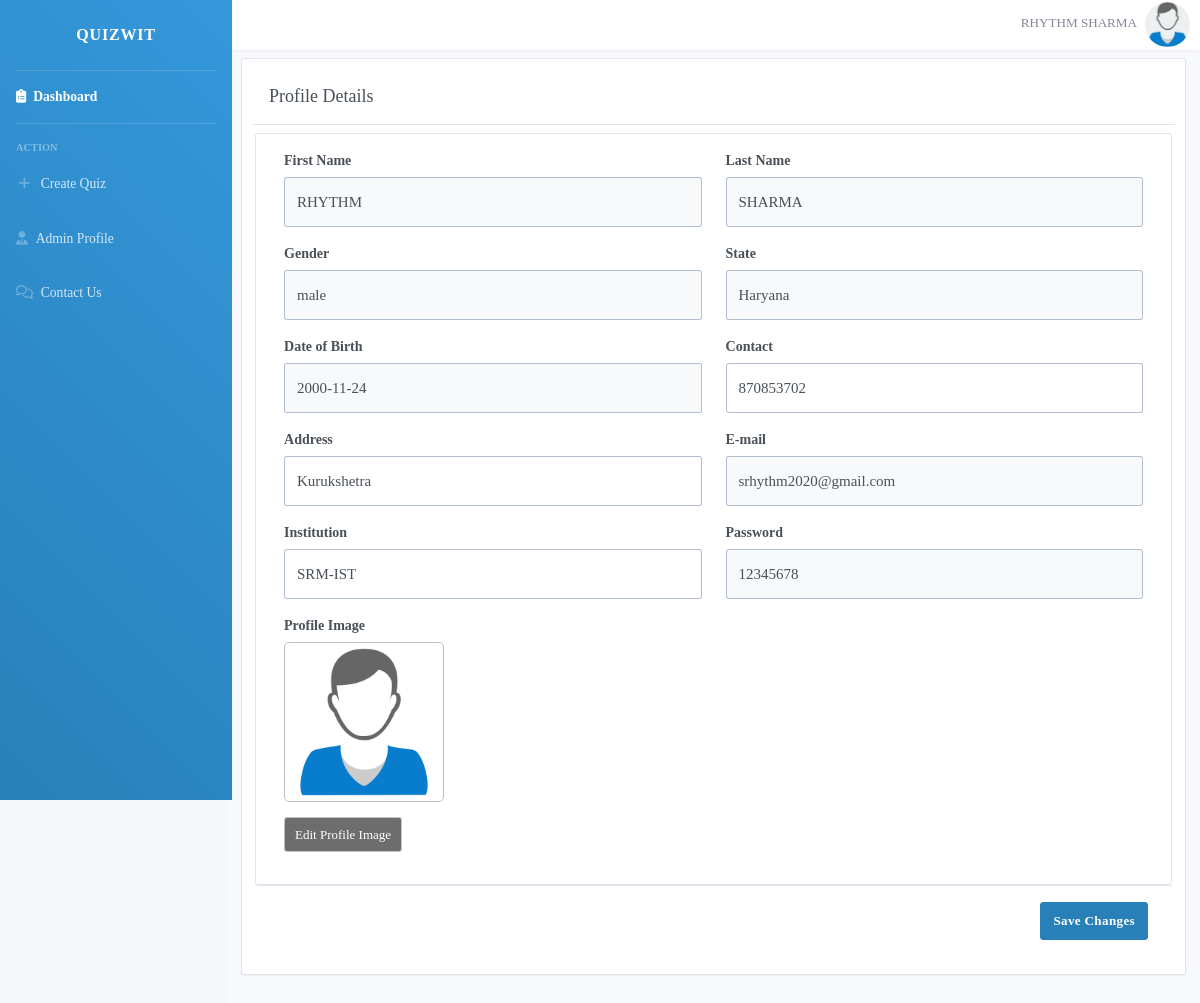
/admin_profile.php (signed in), run on the app's committed database.
### tables this page shows
CREATE TABLE `registered_admin` (
  `admin_id` int NOT NULL,
  `first_name` char(50) NOT NULL,
  `last_name` char(30) NOT NULL,
  `admin_contact` bigint NOT NULL,
  `admin_gender` char(10) NOT NULL,
  `state` char(50) NOT NULL,
  `date_of_birth` date NOT NULL,
  `admin_address` varchar(50) DEFAULT NULL,
  `institution_name` varchar(50) NOT NULL,
  `admin_email` varchar(50) NOT NULL,
  `admin_password` varchar(30) NOT NULL
);

### admin_profile.php (the view, shortened to what this page needs)
<!DOCTYPE html>
<html>
<head>
</head>
</html>
<?php
	require_once('connection.php');
?>
<!DOCTYPE html>
<html>
	<?php include 'includes/header.php'; ?>
	<?php include 'includes/navbar.php'; ?>
    <?php
       $sql = "SELECT * FROM registered_admin WHERE admin_email='$_SESSION[email]'";
       $result = mysqli_query($conn,$sql);
       $row = $result->fetch_assoc();
    ?>
	<div class="my-3 my-md-5">
		<div class="container">
			<div style="margin:58px -10px;" class="row row-cards row-deck">
				<div class="col-12">
					<div class="card">
						<div class="card-header">
							<h3 class="card-title">Profile Details</h3>
						</div>
						<div class="card-body">
							<form action="update_admin_profile.php" method="post" enctype="multipart/form-data">
								<div style="margin : 0" class="row p-4 mb-2 border rounded border-muted">
									<div class="col-sm-12 col-lg-6">
										<div class="form-group">
											<label class="form-label">First Name</label>
											<input class="form-control ht-50 select-exam" type="text" name="firstname" value="<?php echo $row['first_name'];?>" disabled>
										</div>
									</div>
									<div class="col-sm-12 col-lg-6">
										<div class="form-group">
											<label class="form-label">Last Name</label>
											<input class="form-control ht-50 select-exam" type="text" name="lastname" value="<?php echo $row['last_name'];?>" disabled>
										</div>
									</div>
									<div class="col-sm-12 col-lg-6">
										<div class="form-group">
											<label class="form-label">Gender</label>
											<input class="form-control ht-50 select-exam" type="text" name="gender" value="<?php echo $row['admin_gender'];?>" disabled>
										</div>
									</div>
									<div class="col-sm-12 col-lg-6">
										<div class="form-group">
											<label class="form-label">State</label>
											<input class="form-control ht-50 select-exam" type="text" name="state" value="<?php echo $row['state'];?>" disabled>
										</div>
									</div>
									<div class="col-sm-12 col-lg-6">
										<div class="form-group">
											<label class="form-label">Date of Birth</label>
											<input class="form-control ht-50 select-exam" type="text" name="dob" value="<?php echo $row['date_of_birth'];?>" disabled>
										</div>
									</div>
									<div class="col-sm-12 col-lg-6">
										<div class="form-group">
											<label class="form-label">Contact</label>
											<input class="form-control ht-50 select-exam" type="text" name="contact" value="<?php echo $row['admin_contact'];?>" required>
										</div>
									</div>
									<div class="col-sm-12 col-lg-6">
										<div class="form-group">
											<label class="form-label">Address</label>
											<input class="form-control ht-50 select-exam" type="text" name="address" value="<?php echo $row['admin_address'];?>" required>
										</div>
									</div>
									<div class="col-sm-12 col-lg-6">
										<div class="form-group">
											<label class="form-label">E-mail</label>
											<input class="form-control ht-50 select-exam" type="text" name="email" value="<?php echo $row['admin_email'];?>" disabled>
										</div>
									</div>
									<div class="col-sm-12 col-lg-6">
										<div class="form-group">
											<label class="form-label">Institution</label>
											<input class="form-control ht-50 select-exam" type="text" name="institution" value="<?php echo $row['institution_name'];?>" >
										</div>
									</div>
									<div class="col-sm-12 col-lg-6">
										<div class="form-group">
											<label class="form-label">Password</label>
											<input class="form-control ht-50 select-exam" type="text" name="password" value="<?php echo $row['admin_password'];?>" disabled>
										</div>
									</div>
									<div class="col-sm-12 col-lg-6">
										<div class="form-group">
											<label class="form-label">Profile Image</label>
											<?php
							                    $sql2 = "SELECT * FROM profile_photo WHERE admin_email='$_SESSION[email]'";
							                    $result2 = mysqli_query($conn,$sql2);
							                    if($result2->num_rows==1)
							                    {
							                      $row2 = $result2->fetch_assoc();
							                      $image_name = $row2['image_name'];
							                      $image_id = $row2['image_id'];
							                    }
							                    else $image_name = "default_image.png";
							                  ?>
							                  <div class="profile-photo-container">
												<img style="margin : 0;" id="profile-photo" style="margin:  10px;border-radius: 5px;"   src="profile_photo/<?php echo $image_name; ?>">
							                  </div>
											<div class="image-input-container">
												<div class="choose-image-wrapper">
													<span style="z-index: 2" id="choose-img-btn">Edit Profile Image</span>
													<span id="no-file-choosen"></span>
												</div>
											</div>
										</div>
									</div>
								</div>
								<div class="card-footer text-right">
					         		<div style="display: flex;justify-content: flex-end;" class="d-flex">
					           <button type="submit" class="btn btn-primary ml-auto" value="Save Changes">Save Changes</button>
					         		</div>
						 		</div>
							</form>
						</div>
					</div>
				</div>
			</div>
		</div>
	</div>
</body>
</html>

### includes/header.php (style rules this page uses)
body { font-family: -webkit-pictograph; }
.select-exam { width : 70%; margin-left: 0px; }
.form-label { margin-left: 0px; }
.image-input-container { position: relative; margin: 15px 0px; }
.choose-image-wrapper { height: 35px; display: flex; }
#choose-img-btn { height: 100%; display: flex; padding: 0px 10px; font-size: 13px; align-items: center; background: #6d6d6d; color: white; border : 0.5px solid #bdc3c7; border-radius: 3px; justify-content: center; cursor: pointer; }
.profile-photo-container { display: flex; justify-content: center; align-items: center; border-radius: 5px; border : 0.5px solid #bdc3c7; padding: 5px; width: 160px; height: 160px; }
.profile-photo-container > img { max-width: 100%; max-height: 100%; }
#no-file-choosen { background: white; height: 35px; width: 53%; margin-left: 0px; }

### admin_profile.php (style rules this page uses)
.select-exam { width: 100%; }

### data on the page
registered_admin: firstname "RHYTHM", lastname "SHARMA", gender "male", state "Haryana", dob "2000-11-24", contact "870853702", address "Kurukshetra", email "srhythm2020@gmail.com", institution "SRM-IST", password "12345678"

### other printed values
$_SESSION['name'] "RHYTHM SHARMA"
